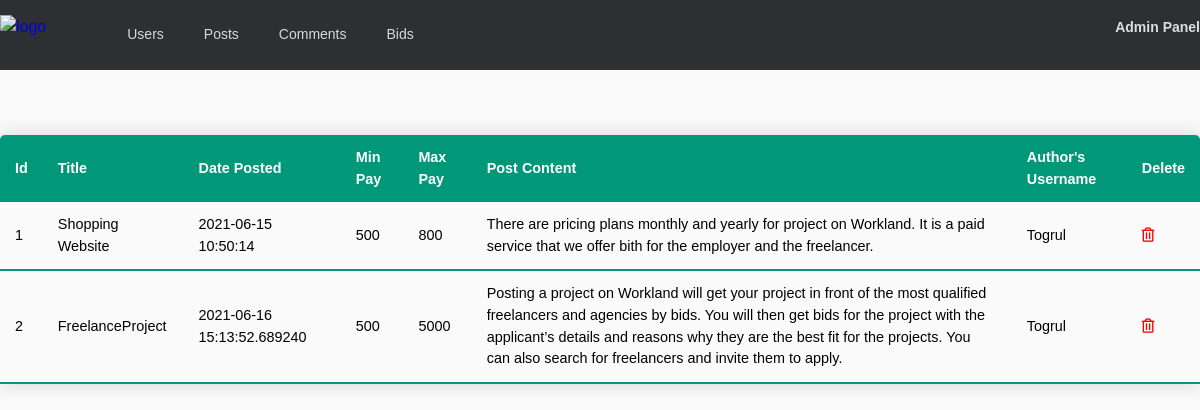
The page /admin/posts on the database as committed earlier.
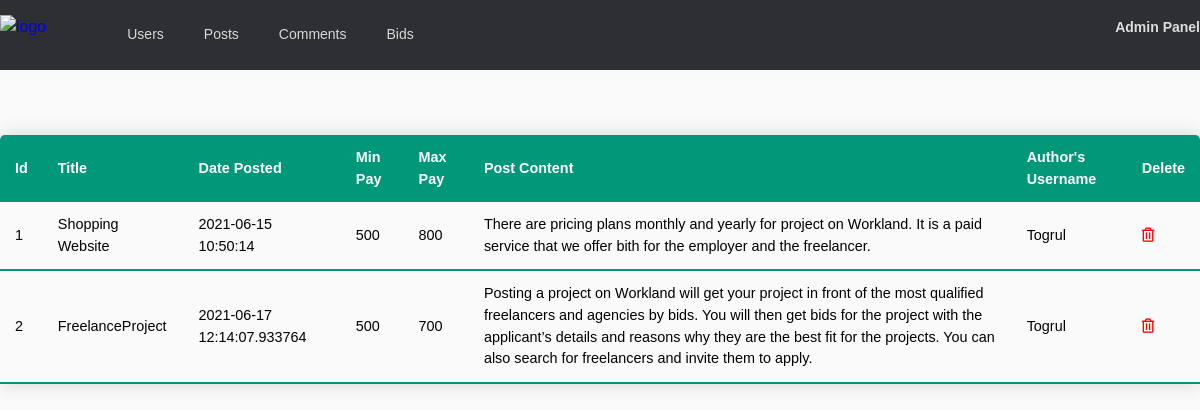
The same page on the database as committed later.
### app/models.py (models this page shows, shortened)
class Post(db.Model):
    id = db.Column(db.Integer, primary_key=True)
    title = db.Column(db.String(20), nullable=False)
    date_posted = db.Column(db.DateTime, nullable=False, default=datetime.utcnow)
    min_pay = db.Column(db.Integer, nullable=False)
    max_pay = db.Column(db.Integer)
    content = db.Column(db.Text, nullable=False)
    user_id = db.Column(db.Integer, db.ForeignKey('user.id'), nullable=False)
    comments = db.relationship('Comment', backref='host', lazy=True)
    bids = db.relationship('Bid', backref='bid_host', lazy=True)

class User(db.Model, UserMixin):
    id = db.Column(db.Integer, primary_key=True)
    username = db.Column(db.String(20), unique=True, nullable=False)
    email = db.Column(db.String(120), unique=True, nullable=False)
    image_file = db.Column(db.String(20), nullable=False, default='default.jpg')
    password = db.Column(db.String(60), nullable=False)
    posts = db.relationship('Post', backref='author', lazy=True, cascade='all,delete')
    comments = db.relationship('Comment', backref='comment_author', lazy=True, cascade='all,delete')
    bids = db.relationship('Bid', backref='bid_owner', lazy=True, cascade='all,delete')
    info = db.relationship('UserInfo', backref='owner', lazy=True, cascade='all,delete')

### app/routes.py (the view)
@app.route('/admin/posts', methods=['GET','POST'])
def admin_posts():
    posts = Post.query.all()
    return render_template('admin/posts.html', posts=posts)

### app/templates/admin/posts.html (shortened to what this page needs)
{% extends "admin/base.html" %}
{% block css %}
<link rel="stylesheet" href="{{ url_for('static', filename='css/base.css') }}">
{% endblock %}
{% block content %}
    <table class="content-table">
        <thead>
            <tr>
                <th scope="col">Id</th>
                <th scope="col">Title</th>
                <th scope="col">Date Posted</th>
                <th scope="col">Min Pay</th>
                <th scope="col">Max Pay</th>
                <th scope="col">Post Content</th>
                <th scope="col">Author's Username</th>
                <th scope="col">Delete</th>
            </tr>
        </thead>
        {% for post in posts %}
        <tbody>
            <tr>
                <td>{{ post.id }}</th>
                <td>{{ post.title }}</td>
                <td>{{ post.date_posted }}</td>
                <td>{{ post.min_pay }}</td>
                <td>{{ post.max_pay }}</td>
                <td>{{ post.content }}</td>
                <td>{{ post.author.username }}</td>
                <td><a href="{{url_for('admin_delete_post', post_id=post.id)}}"><i class="far fa-trash-alt" style="color: red;"></i></a></td>
            </tr>
        </tbody>
        {% endfor %}
    </table>
    {% endblock %}

Rows that differ between the two databases and show on the page:
changed Post "FreelanceProject": date_posted "2021-06-16 15:13:52.689240" → "2021-06-17 12:14:07.933764"; max_pay "5000" → "700"
